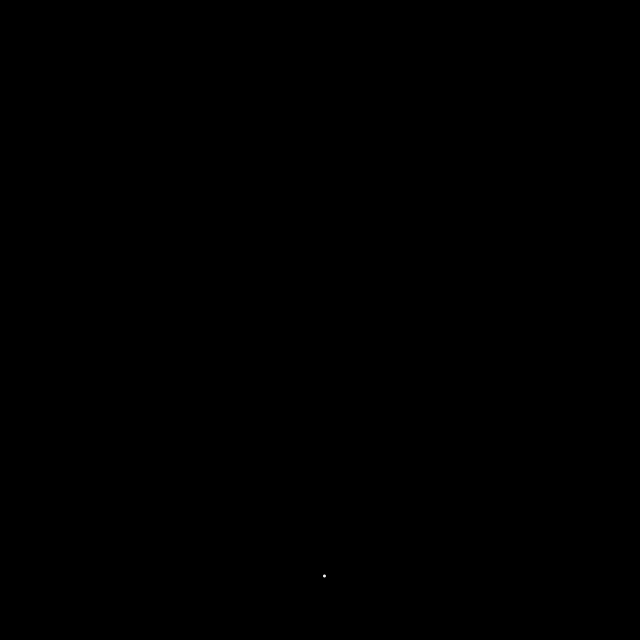
Frame 1 (no input)
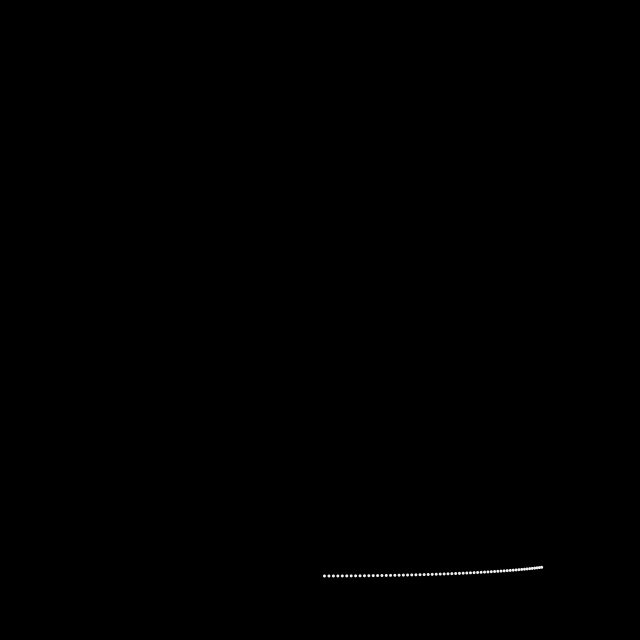
Frame 60 (the mouse pressed at the canvas centre just before this capture)
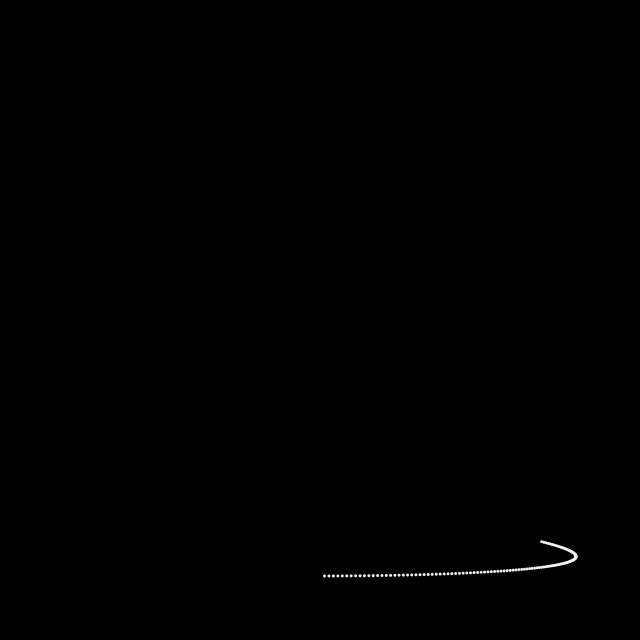
Frame 120 (the mouse held since frame 60 and released just before this capture)

The Processing sketch that drew these frames (run headless with seeded random() and noise(); from frame 60 on, the mouse is pressed at the canvas centre):

// Processing sketch: build
// ── build.pde
/*
 * simple waveforms
 */

void setup() {
  size(640, 640);
  background(0);
  rectMode(CENTER);
  fill(#f1f1f1);
  noStroke();
}

void draw () {
  float wave_x = sin(radians(frameCount)) * width * 0.4;
  float wave_y = cos(radians(frameCount * 0.25)) * height * 0.4;
  ellipse(width/2 + wave_x, height/2 + wave_y, 3, 3);
}
